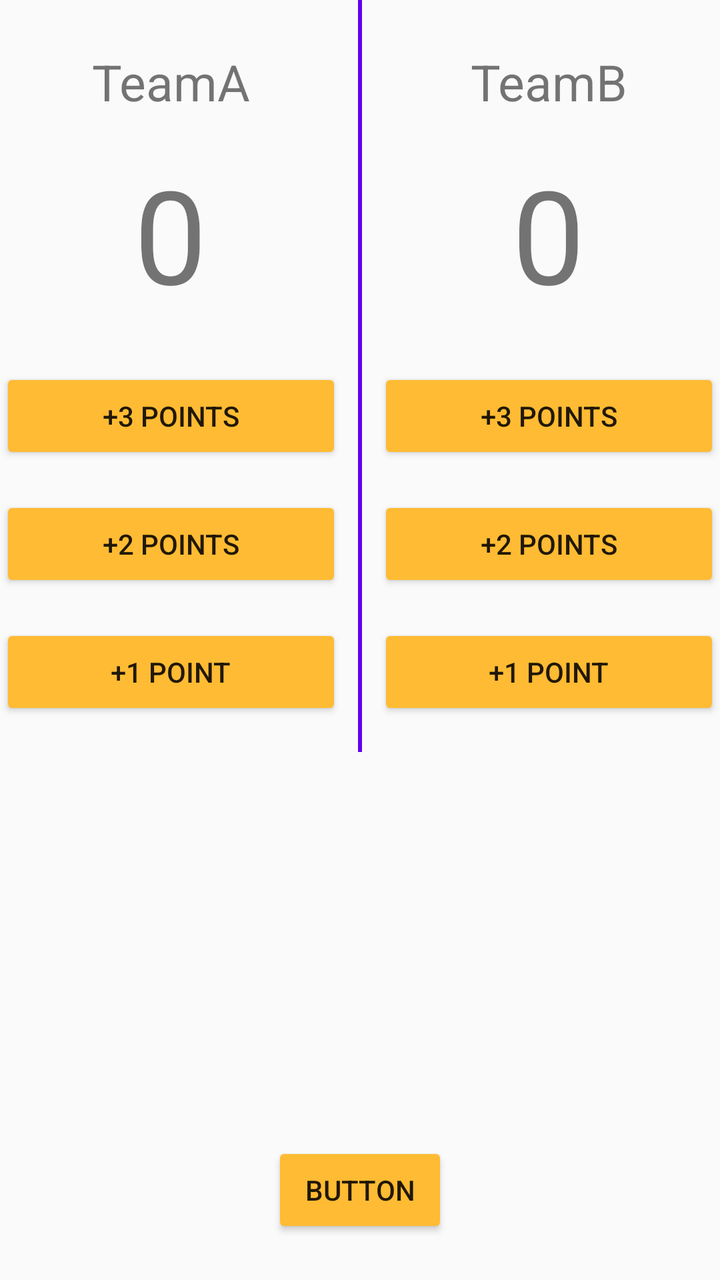
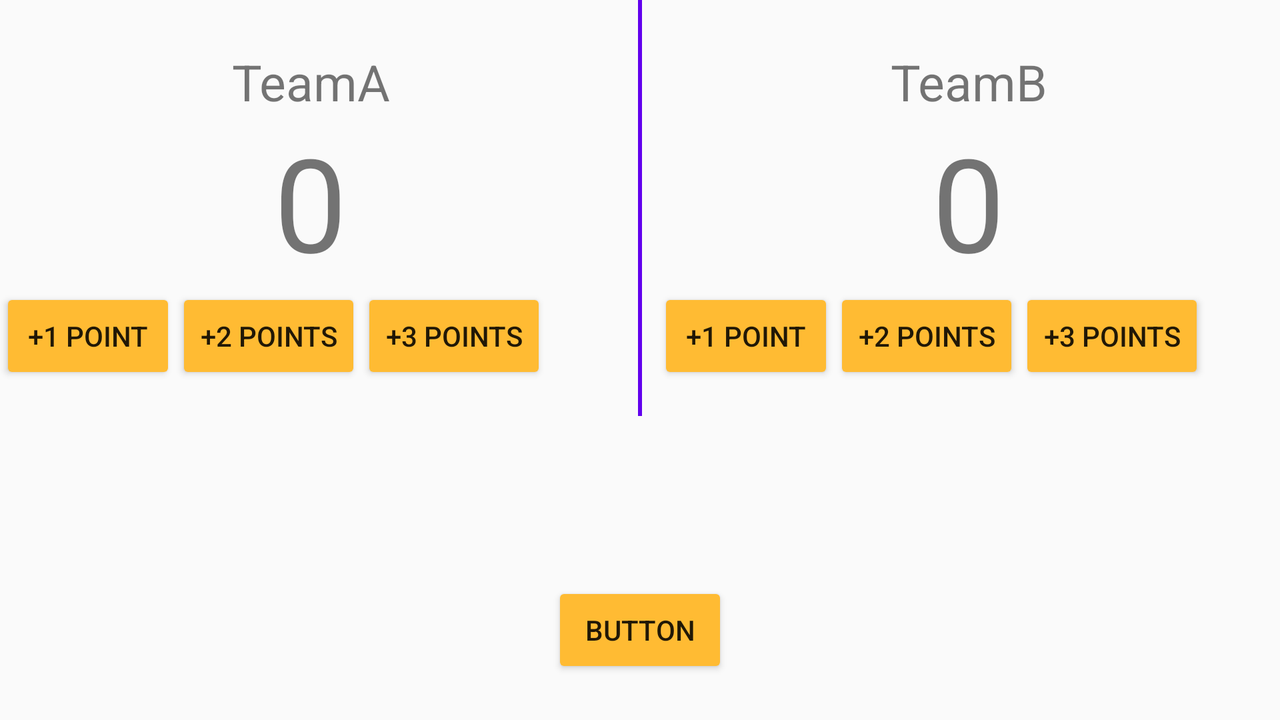

Two renders of one Android screen. The first uses the default layout on a phone; the second uses the alternative layout the repository ships for a different screen configuration, on a matching device. The two XML files are below.
<!-- AndroidManifest.xml: application theme AppTheme -->
<!-- res/layout/activity_main2.xml -->
<?xml version="1.0" encoding="utf-8"?>
<RelativeLayout xmlns:android="http://schemas.android.com/apk/res/android"
    xmlns:app="http://schemas.android.com/apk/res-auto"
    xmlns:tools="http://schemas.android.com/tools"
    android:layout_width="match_parent"
    android:layout_height="match_parent"
    tools:context=".Main2Activity">

    <Button
        android:id="@+id/btn_reset"
        android:layout_width="wrap_content"
        android:layout_height="wrap_content"
        android:layout_alignParentBottom="true"
        android:layout_centerHorizontal="true"
        android:layout_marginBottom="21dp"
        android:onClick="btnReset"
        android:text="Button"
        tools:layout_editor_absoluteX="148dp"
        tools:layout_editor_absoluteY="427dp" />

    <LinearLayout
        android:orientation="horizontal"
        android:layout_width="match_parent"
        android:layout_height="wrap_content">

        <LinearLayout
            android:layout_weight="1"
            android:layout_width="wrap_content"
            android:layout_height="wrap_content"
            android:layout_marginStart="0dp"
            android:layout_marginTop="0dp"
            android:layout_marginEnd="0dp"
            android:orientation="vertical">

            <TextView
                android:id="@+id/teamName"
                android:layout_width="match_parent"
                android:layout_height="wrap_content"
                android:layout_marginTop="24dp"
                android:layout_marginBottom="16dp"
                android:gravity="center"
                android:text="TeamA"
                android:textSize="25sp" />

            <TextView
                android:id="@+id/score"
                android:layout_width="match_parent"
                android:layout_height="wrap_content"
                android:layout_marginBottom="24dp"
                android:gravity="center"
                android:text="0"
                android:textSize="65sp" />

            <Button
                android:id="@+id/btn_3"
                android:layout_width="match_parent"
                android:layout_height="wrap_content"
                android:layout_marginBottom="16dp"
                android:onClick="btnAdd3"
                android:text="@string/lable_add3" />

            <Button
                android:id="@+id/btn_2"
                android:layout_width="match_parent"
                android:layout_height="wrap_content"
                android:layout_marginBottom="16dp"
                android:onClick="btnAdd2"
                android:text="@string/lable_add2" />

            <Button
                android:id="@+id/btn_1"
                android:layout_width="match_parent"
                android:layout_height="wrap_content"
                android:layout_marginBottom="16dp"
                android:onClick="btnAdd1"
                android:text="@string/lable_add1" />

        </LinearLayout>

        <TextView
            android:layout_marginLeft="8dp"
            android:layout_marginRight="8dp"
            android:background="@color/colorPrimary"
            android:layout_width="2dp"
            android:layout_height="match_parent" />

        <LinearLayout
            android:layout_weight="1"
            android:layout_width="wrap_content"
            android:layout_height="wrap_content"
            android:layout_marginStart="0dp"
            android:layout_marginTop="0dp"
            android:layout_marginEnd="0dp"
            android:orientation="vertical">

            <TextView
                android:id="@+id/teamName2"
                android:layout_width="match_parent"
                android:layout_height="wrap_content"
                android:layout_marginTop="24dp"
                android:layout_marginBottom="16dp"
                android:gravity="center"
                android:text="TeamB"
                android:textSize="25sp" />

            <TextView
                android:id="@+id/score2"
                android:layout_width="match_parent"
                android:layout_height="wrap_content"
                android:layout_marginBottom="24dp"
                android:gravity="center"
                android:text="0"
                android:textSize="65sp" />

            <Button
                android:id="@+id/btn_3b"
                android:layout_width="match_parent"
                android:layout_height="wrap_content"
                android:layout_marginBottom="16dp"
                android:onClick="btnAdd3"
                android:text="@string/lable_add3" />

            <Button
                android:id="@+id/btn_2b"
                android:layout_width="match_parent"
                android:layout_height="wrap_content"
                android:layout_marginBottom="16dp"
                android:onClick="btnAdd2"
                android:text="@string/lable_add2" />

            <Button
                android:id="@+id/btn_1b"
                android:layout_width="match_parent"
                android:layout_height="wrap_content"
                android:layout_marginBottom="16dp"
                android:onClick="btnAdd1"
                android:text="@string/lable_add1" />

        </LinearLayout>

    </LinearLayout>

</RelativeLayout>
<!-- resources referenced by this layout -->
<resources>
  <string name="lable_add1" tools:ignore="MissingTranslation">+1 point</string>
  <string name="lable_add2" tools:ignore="MissingTranslation">+2 points</string>
  <string name="lable_add3" tools:ignore="MissingTranslation">+3 points</string>
  <style name="AppTheme" parent="Theme.AppCompat.Light.DarkActionBar">
          
          <item name="colorPrimary">@color/colorPrimary</item>
          <item name="colorPrimaryDark">@color/colorPrimaryDark</item>
          <item name="colorAccent">@color/colorAccent</item>
          <item name="colorButtonNormal">@android:color/holo_orange_light</item>
      </style>
</resources>
<!-- res/layout-land/activity_main2.xml (the author's variant of the layout above) -->
<!-- drawn on the phone turned sideways -->
<?xml version="1.0" encoding="utf-8"?>
<RelativeLayout xmlns:android="http://schemas.android.com/apk/res/android"
    xmlns:app="http://schemas.android.com/apk/res-auto"
    xmlns:tools="http://schemas.android.com/tools"
    android:layout_width="match_parent"
    android:layout_height="match_parent"
    tools:context=".Main2Activity">

    <Button
        android:id="@+id/btn_reset"
        android:layout_width="wrap_content"
        android:layout_height="wrap_content"
        android:layout_alignParentBottom="true"
        android:layout_centerHorizontal="true"
        android:layout_marginBottom="21dp"
        android:onClick="btnReset"
        android:text="Button"
        tools:layout_editor_absoluteX="148dp"
        tools:layout_editor_absoluteY="427dp" />

    <LinearLayout
        android:orientation="horizontal"
        android:layout_width="match_parent"
        android:layout_height="wrap_content">

        <LinearLayout
            android:layout_weight="1"
            android:layout_width="wrap_content"
            android:layout_height="wrap_content"
            android:layout_marginStart="0dp"
            android:layout_marginTop="0dp"
            android:layout_marginEnd="0dp"
            android:orientation="vertical">

            <TextView
                android:id="@+id/teamName"
                android:layout_width="match_parent"
                android:layout_height="wrap_content"
                android:layout_marginTop="24dp"

                android:gravity="center"
                android:text="TeamA"
                android:textSize="25sp" />

            <TextView
                android:id="@+id/score"
                android:layout_width="match_parent"
                android:layout_height="wrap_content"

                android:gravity="center"
                android:text="0"
                android:textSize="65sp" />

            <LinearLayout
                android:layout_width="match_parent"
                android:layout_height="match_parent"
                android:orientation="horizontal">

                <Button
                    android:id="@+id/btn_1"
                    android:layout_width="wrap_content"
                    android:layout_height="wrap_content"
                    android:layout_marginBottom="16dp"
                    android:onClick="btnAdd1"
                    android:text="@string/lable_add1" />

                <Button
                    android:id="@+id/btn_2"
                    android:layout_width="wrap_content"
                    android:layout_height="wrap_content"
                    android:layout_marginBottom="16dp"
                    android:onClick="btnAdd2"
                    android:text="@string/lable_add2" />

                <Button
                    android:id="@+id/btn_3"
                    android:layout_width="wrap_content"
                    android:layout_height="wrap_content"
                    android:layout_marginBottom="16dp"
                    android:onClick="btnAdd3"
                    android:text="@string/lable_add3" />
            </LinearLayout>

        </LinearLayout>

        <TextView
            android:layout_marginLeft="8dp"
            android:layout_marginRight="8dp"
            android:background="@color/colorPrimary"
            android:layout_width="2dp"
            android:layout_height="match_parent" />

        <LinearLayout
            android:layout_weight="1"
            android:layout_width="wrap_content"
            android:layout_height="wrap_content"
            android:layout_marginStart="0dp"
            android:layout_marginTop="0dp"
            android:layout_marginEnd="0dp"
            android:orientation="vertical">

            <TextView
                android:id="@+id/teamName2"
                android:layout_width="match_parent"
                android:layout_height="wrap_content"
                android:layout_marginTop="24dp"

                android:gravity="center"
                android:text="TeamB"
                android:textSize="25sp" />

            <TextView
                android:id="@+id/score2"
                android:layout_width="match_parent"
                android:layout_height="wrap_content"

                android:gravity="center"
                android:text="0"
                android:textSize="65sp" />

            <LinearLayout
                android:layout_width="match_parent"
                android:layout_height="match_parent"
                android:orientation="horizontal">

                <Button
                    android:id="@+id/btn_1b"
                    android:layout_width="wrap_content"
                    android:layout_height="wrap_content"
                    android:layout_marginBottom="16dp"
                    android:onClick="btnAdd1"
                    android:text="@string/lable_add1" />

                <Button
                    android:id="@+id/btn_2b"
                    android:layout_width="wrap_content"
                    android:layout_height="wrap_content"
                    android:layout_marginBottom="16dp"
                    android:onClick="btnAdd2"
                    android:text="@string/lable_add2" />

                <Button
                    android:id="@+id/btn_3b"
                    android:layout_width="wrap_content"
                    android:layout_height="wrap_content"
                    android:layout_marginBottom="16dp"
                    android:onClick="btnAdd3"
                    android:text="@string/lable_add3" />
            </LinearLayout>

        </LinearLayout>

    </LinearLayout>

</RelativeLayout>
